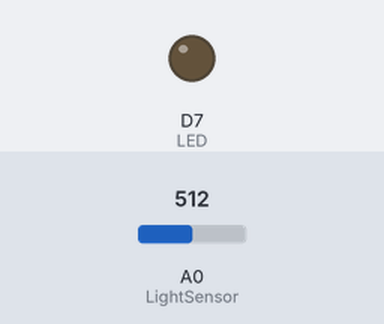
This sketch was run on a simulated ESP8266 (NodeMCU). Parts: output pins drawn as LEDs (lit = HIGH). The inputs (shaded band) are chosen by the test bench; at power-on: A0 (LightSensor) = 512. WiFi joins after 1.5 s; servers stay silent unless stated; what the sketch prints to the serial monitor is not drawn.

Above: at 0.0 s.
At 2.8 s:
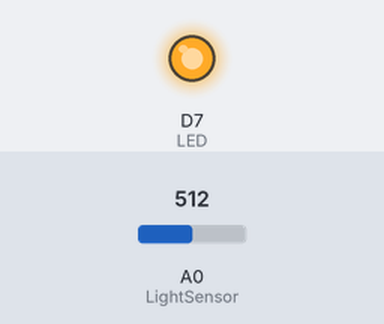
Timing chart, 0 to 4.3 s (numbered marks = the images above):
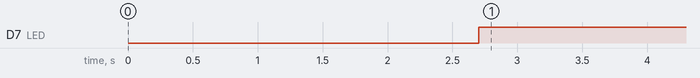

The sketch:

main.ino
```cpp
#include <ESP8266WiFi.h>
#include <ESP8266HTTPClient.h>
#define LED D7
#define LightSensor A0
WiFiClient wifiClient;
const int threshold = 200;
void setup() {
pinMode(LED, OUTPUT);
connectWifi();    // LED pin as output.
}
void loop() {
  Serial.println(analogRead(LightSensor));
  processResponse();
  delay(200);
}
void processResponse(){
  HTTPClient http;
  String Link = "http://iot.benax.rw/projects/9750b82a030cb3c2f4863a55144ca0bf/OTI-Light-Switching-Project/status.php";
  http.begin(wifiClient,Link);     //Specify request destination
  int httpCode = http.GET();            //Send the request
  String payload = http.getString();    //Get the response payload
  // Serial.println(httpCode);
  Serial.println("> "+payload);
  if(payload == "ON"){
    digitalWrite(LED,LOW);
  }else{
    digitalWrite(LED,HIGH);
  }    //Print request response payload
  http.end();  //Close connection
}
void connectWifi(){
  Serial.begin(9600);
  WiFi.mode(WIFI_OFF);        //Prevents reconnection issue (taking too long to connect)
  delay(1000);
  WiFi.mode(WIFI_STA);        //This line hides the viewing of ESP as wifi hotspot
  WiFi.begin("Benax-WiFi(2.4G)","Rc@Nyabihu2023");     //Connect to your WiFi router
  Serial.println("");
  Serial.print("Connecting");
  // Wait for connection
  while (WiFi.status() != WL_CONNECTED) {
    delay(500);
    Serial.print(".");
  }
  //If connection successful show IP address in serial monitor
  Serial.print("Connected to ");
  Serial.println("Benax-WiFi(2.4G)");
  Serial.print("IP address: ");
  Serial.println(WiFi.localIP());  //IP address assigned to your ESP
}
void lowlight(){
  if (analogRead(LightSensor) > threshold) {
    HTTPClient http;
    http.begin(wifiClient,"http://iot.benax.rw/projects/9750b82a030cb3c2f4863a55144ca0bf/OTI-Light-Switching-Project/save.php");
    http.addHeader("Content-Type", "application/json");
    String json = "{\"status\":\"OFF\"}";
    int ResponseCode = http.POST(json);
    Serial.print("HTTP Response code for OFF: ");
    Serial.println(ResponseCode);
    http.end();
}else {
    HTTPClient http;
    http.begin(wifiClient,"http://iot.benax.rw/projects/9750b82a030cb3c2f4863a55144ca0bf/OTI-Light-Switching-Project/save.php");
    http.addHeader("Content-Type", "application/json");
    String json = "{\"status\":\"ON\"}";
    int ResponseCode = http.POST(json);
    Serial.print("HTTP Response code for ON: ");
    Serial.println(ResponseCode);
    http.end();
  }
}
```

Measured:
- by itself, D7 (LED): LOW → HIGH at 2.7 s
